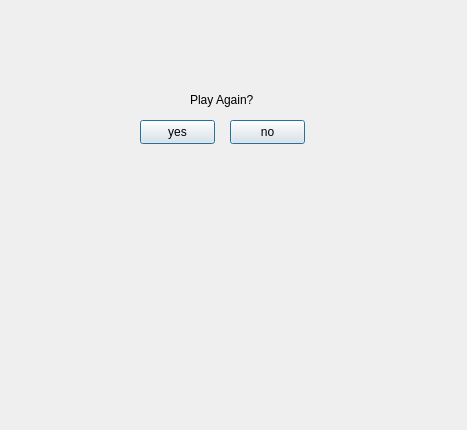
<?xml version="1.0" encoding="UTF-8"?>
<ui version="4.0">
 <class>Form</class>
 <widget class="QWidget" name="Form">
  <property name="geometry">
   <rect>
    <x>0</x>
    <y>0</y>
    <width>467</width>
    <height>430</height>
   </rect>
  </property>
  <property name="windowTitle">
   <string>Form</string>
  </property>
  <property name="styleSheet">
   <string notr="true">background: 'black'</string>
  </property>
  <widget class="QLabel" name="label">
   <property name="geometry">
    <rect>
     <x>190</x>
     <y>90</y>
     <width>81</width>
     <height>20</height>
    </rect>
   </property>
   <property name="styleSheet">
    <string notr="true">color:'white'</string>
   </property>
   <property name="text">
    <string>Play Again?</string>
   </property>
  </widget>
  <widget class="QPushButton" name="pushButton">
   <property name="geometry">
    <rect>
     <x>140</x>
     <y>120</y>
     <width>75</width>
     <height>24</height>
    </rect>
   </property>
   <property name="styleSheet">
    <string notr="true">color:'white'</string>
   </property>
   <property name="text">
    <string>yes</string>
   </property>
   <property name="default">
    <bool>true</bool>
   </property>
  </widget>
  <widget class="QPushButton" name="pushButton_2">
   <property name="geometry">
    <rect>
     <x>230</x>
     <y>120</y>
     <width>75</width>
     <height>24</height>
    </rect>
   </property>
   <property name="styleSheet">
    <string notr="true">color:'white'</string>
   </property>
   <property name="text">
    <string>no</string>
   </property>
   <property name="default">
    <bool>true</bool>
   </property>
  </widget>
 </widget>
 <resources/>
 <connections/>
</ui>
